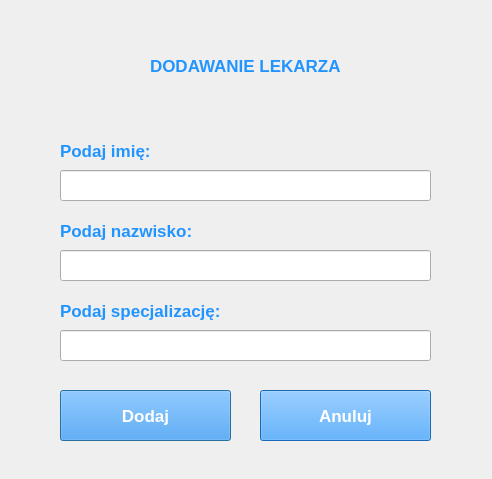
<?xml version="1.0" encoding="UTF-8"?>
<ui version="4.0">
 <class>Dialog</class>
 <widget class="QDialog" name="Dialog">
  <property name="geometry">
   <rect>
    <x>0</x>
    <y>0</y>
    <width>492</width>
    <height>479</height>
   </rect>
  </property>
  <property name="windowTitle">
   <string>Dialog</string>
  </property>
  <widget class="QLineEdit" name="doctorNameEditText">
   <property name="geometry">
    <rect>
     <x>60</x>
     <y>170</y>
     <width>371</width>
     <height>31</height>
    </rect>
   </property>
   <property name="font">
    <font>
     <pointsize>12</pointsize>
    </font>
   </property>
   <property name="focusPolicy">
    <enum>Qt::WheelFocus</enum>
   </property>
   <property name="text">
    <string/>
   </property>
   <property name="echoMode">
    <enum>QLineEdit::Normal</enum>
   </property>
   <property name="dragEnabled">
    <bool>false</bool>
   </property>
  </widget>
  <widget class="QLabel" name="doctorNameLabel">
   <property name="geometry">
    <rect>
     <x>60</x>
     <y>140</y>
     <width>241</width>
     <height>21</height>
    </rect>
   </property>
   <property name="font">
    <font>
     <pointsize>13</pointsize>
     <weight>75</weight>
     <bold>true</bold>
    </font>
   </property>
   <property name="styleSheet">
    <string notr="true">color: rgb(34, 148, 255)</string>
   </property>
   <property name="text">
    <string>Podaj imię:</string>
   </property>
  </widget>
  <widget class="QLabel" name="doctorSurnameLabel">
   <property name="geometry">
    <rect>
     <x>60</x>
     <y>220</y>
     <width>241</width>
     <height>21</height>
    </rect>
   </property>
   <property name="font">
    <font>
     <pointsize>13</pointsize>
     <weight>75</weight>
     <bold>true</bold>
    </font>
   </property>
   <property name="styleSheet">
    <string notr="true">color: rgb(34, 148, 255)</string>
   </property>
   <property name="text">
    <string>Podaj nazwisko:</string>
   </property>
  </widget>
  <widget class="QLineEdit" name="doctorSurnameEditText">
   <property name="geometry">
    <rect>
     <x>60</x>
     <y>250</y>
     <width>371</width>
     <height>31</height>
    </rect>
   </property>
   <property name="font">
    <font>
     <pointsize>12</pointsize>
    </font>
   </property>
   <property name="focusPolicy">
    <enum>Qt::WheelFocus</enum>
   </property>
   <property name="text">
    <string/>
   </property>
   <property name="echoMode">
    <enum>QLineEdit::Normal</enum>
   </property>
   <property name="dragEnabled">
    <bool>false</bool>
   </property>
  </widget>
  <widget class="QLabel" name="doctorSpecjalizationLabel">
   <property name="geometry">
    <rect>
     <x>60</x>
     <y>300</y>
     <width>241</width>
     <height>21</height>
    </rect>
   </property>
   <property name="font">
    <font>
     <pointsize>13</pointsize>
     <weight>75</weight>
     <bold>true</bold>
    </font>
   </property>
   <property name="styleSheet">
    <string notr="true">color: rgb(34, 148, 255)</string>
   </property>
   <property name="text">
    <string>Podaj specjalizację:</string>
   </property>
  </widget>
  <widget class="QLineEdit" name="doctorSpecjalizationEditText">
   <property name="geometry">
    <rect>
     <x>60</x>
     <y>330</y>
     <width>371</width>
     <height>31</height>
    </rect>
   </property>
   <property name="font">
    <font>
     <pointsize>12</pointsize>
    </font>
   </property>
   <property name="focusPolicy">
    <enum>Qt::WheelFocus</enum>
   </property>
   <property name="text">
    <string/>
   </property>
   <property name="echoMode">
    <enum>QLineEdit::Normal</enum>
   </property>
   <property name="dragEnabled">
    <bool>false</bool>
   </property>
  </widget>
  <widget class="QLabel" name="registerDoctorLabel">
   <property name="geometry">
    <rect>
     <x>150</x>
     <y>40</y>
     <width>281</width>
     <height>51</height>
    </rect>
   </property>
   <property name="font">
    <font>
     <pointsize>13</pointsize>
     <weight>75</weight>
     <bold>true</bold>
    </font>
   </property>
   <property name="styleSheet">
    <string notr="true">color: rgb(34, 148, 255)</string>
   </property>
   <property name="text">
    <string>DODAWANIE LEKARZA</string>
   </property>
  </widget>
  <widget class="QPushButton" name="registerButton">
   <property name="geometry">
    <rect>
     <x>60</x>
     <y>390</y>
     <width>171</width>
     <height>51</height>
    </rect>
   </property>
   <property name="font">
    <font>
     <pointsize>13</pointsize>
     <weight>75</weight>
     <bold>true</bold>
    </font>
   </property>
   <property name="styleSheet">
    <string notr="true">background-color: rgb(34, 148, 255); color: rgb(255, 255, 255)</string>
   </property>
   <property name="text">
    <string>Dodaj</string>
   </property>
  </widget>
  <widget class="QPushButton" name="cancelButton">
   <property name="geometry">
    <rect>
     <x>260</x>
     <y>390</y>
     <width>171</width>
     <height>51</height>
    </rect>
   </property>
   <property name="font">
    <font>
     <pointsize>13</pointsize>
     <weight>75</weight>
     <bold>true</bold>
    </font>
   </property>
   <property name="focusPolicy">
    <enum>Qt::NoFocus</enum>
   </property>
   <property name="styleSheet">
    <string notr="true">background-color: rgb(34, 148, 255); color: rgb(255, 255, 255)</string>
   </property>
   <property name="text">
    <string>Anuluj</string>
   </property>
  </widget>
 </widget>
 <resources/>
 <connections/>
</ui>
